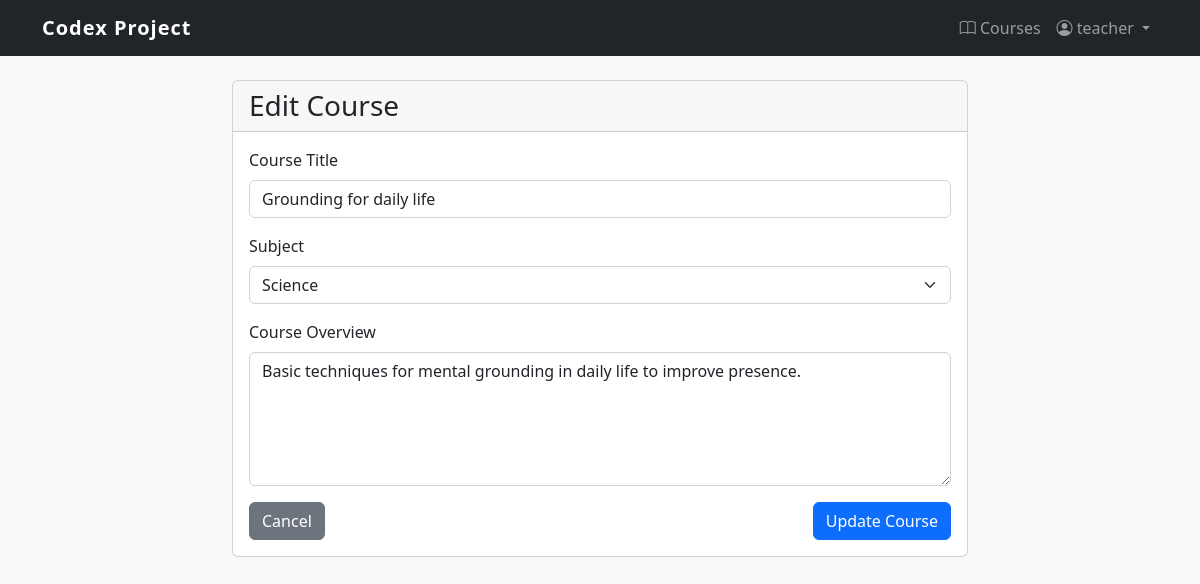
Page /content/course/grounding-for-daily-life/edit/ (signed in) on the committed database.
### user_management/models.py (models this page shows, shortened)
class User(AbstractUser):
    USER = 'USER'
    TEACHER = 'TEACHER'
    ADMIN = 'ADMIN'
    ROLE_CHOICES = [
        (USER, 'User'),
        (TEACHER, 'Teacher'),
        (ADMIN, 'Admin'),
    ]
    role = models.CharField(max_length=10, choices=ROLE_CHOICES, default=USER)
    def is_administrator(self):
        return self.role == self.ADMIN

### content_management/models.py (models this page shows, shortened)
class Course(models.Model):
    title = models.CharField(max_length=200)
    slug = models.SlugField(max_length=200, unique=True)
    overview = models.TextField()
    created = models.DateTimeField(auto_now_add=True)
    subject = models.ForeignKey(Subject, related_name='courses', on_delete=models.CASCADE)
    owner = models.ForeignKey(settings.AUTH_USER_MODEL,
                             related_name='courses_created',
                             on_delete=models.CASCADE)
    students = models.ManyToManyField(settings.AUTH_USER_MODEL,
                                     related_name='courses_enrolled',
                                     blank=True)
    class Meta:
        ordering = ['-created']

class Subject(models.Model):
    title = models.CharField(max_length=200)
    slug = models.SlugField(max_length=200, unique=True)
    description = models.TextField(blank=True)
    class Meta:
        ordering = ['title']
    def __str__(self):
        return self.title

### content_management/views.py (the view, shortened to what this page needs)
# urls.py: path('course/<slug:slug>/edit/', views.CourseUpdateView.as_view(), name='course_update'),
class CourseUpdateView(OwnerRequiredMixin, UpdateView):
    model = Course
    fields = ['subject', 'title', 'overview']
    template_name = 'content_management/course_form.html'

### content_management/views.py (called while the page is built)
    def dispatch(self, request, *args, **kwargs):
        obj = self.get_object()
        if obj.owner != request.user and not request.user.is_administrator():
            messages.error(request, "You don't have permission to modify this content.")
            return redirect('user_management:dashboard')
        return super().dispatch(request, *args, **kwargs)

### content_management/templates/content_management/course_form.html (shortened to what this page needs)
{% extends 'content_management/base.html' %}
{% block content_management %}
    <div class="row">
        <div class="col-md-8 offset-md-2">
            <div class="card">
                <div class="card-header">
                    <h3 class="mb-0">{% if form.instance.id %}Edit Course{% else %}Create New Course{% endif %}</h3>
                </div>
                <div class="card-body">
                    <form method="post">
                        <div class="mb-3">
                            <label for="{{ form.title.id_for_label }}" class="form-label">Course Title</label>
                            <input type="text" name="{{ form.title.name }}" value="{{ form.title.value|default:'' }}"
                                   class="form-control {% if form.title.errors %}is-invalid{% endif %}"
                                   id="{{ form.title.id_for_label }}" required>
                        </div>
                        <div class="mb-3">
                            <label for="{{ form.subject.id_for_label }}" class="form-label">Subject</label>
                            <select name="{{ form.subject.name }}"
                                   class="form-select {% if form.subject.errors %}is-invalid{% endif %}"
                                   id="{{ form.subject.id_for_label }}" required>
                                {% for choice in form.subject.field.choices %}
                                    <option value="{{ choice.0 }}" {% if form.subject.value|stringformat:"s" == choice.0|stringformat:"s" %}selected{% endif %}>
                                        {{ choice.1 }}
                                    </option>
                                {% endfor %}
                            </select>
                        </div>
                        <div class="mb-3">
                            <label for="{{ form.overview.id_for_label }}" class="form-label">Course Overview</label>
                            <textarea name="{{ form.overview.name }}"
                                      class="form-control {% if form.overview.errors %}is-invalid{% endif %}"
                                      id="{{ form.overview.id_for_label }}" rows="5" required>{{ form.overview.value|default:'' }}</textarea>
                        </div>
                        <div class="d-flex justify-content-between">
                            <a href="{% url 'content_management:course_list' %}" class="btn btn-secondary">Cancel</a>
                            <button type="submit" class="btn btn-primary">
                                {% if form.instance.id %}Update Course{% else %}Create Course{% endif %}
                            </button>
                        </div>
                    </form>
                </div>
            </div>
        </div>
    </div>
{% endblock %}

### user_management/templates/user_management/base.html (shortened to what this page needs)
<!DOCTYPE html>
<html lang="en">
<head>
    <link href="https://cdn.jsdelivr.net/npm/bootstrap@5.2.3/dist/css/bootstrap.min.css" rel="stylesheet">
    <link rel="stylesheet" href="https://cdn.jsdelivr.net/npm/bootstrap-icons@1.10.0/font/bootstrap-icons.css">
</head>
<body>
    <nav class="navbar navbar-expand-lg navbar-dark bg-dark">
        <div class="container">
            <a class="navbar-brand" href="{% url 'user_management:dashboard' %}">Codex Project</a>
            <div class="collapse navbar-collapse" id="navbarNav">
                <ul class="navbar-nav ms-auto">
                    {% if user.is_authenticated %}
                        <li class="nav-item">
                            <a class="nav-link" href="{% url 'content_management:course_list' %}">
                                <i class="bi bi-book"></i> Courses
                            </a>
                        </li>
                        <li class="nav-item dropdown">
                            <a class="nav-link dropdown-toggle" href="#" id="navbarDropdown" role="button"
                               data-bs-toggle="dropdown" aria-expanded="false">
                                <i class="bi bi-person-circle"></i> {{ user.username }}
                            </a>
                        </li>
                    {% endif %}
                </ul>
            </div>
        </div>
    </nav>
    {% block content %}{% endblock %}
</body>
</html>

### user_management/templates/user_management/base.html (style rules this page uses)
body { font-family: 'Segoe UI', Tahoma, Geneva, Verdana, sans-serif; background-color: #f8f9fa; }
.navbar-brand { font-weight: bold; letter-spacing: 1px; }

### rows in the picture
User: username "teacher"
Course: title "Grounding for daily life", overview "Basic techniques for mental grounding in daily life to improve presence."
Subject: subject "Science"
